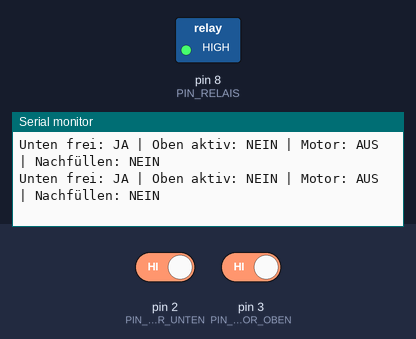
Recording of a sketch running on a simulated Arduino Nano, built with avr-gcc and run on an emulated ATmega328P. Parts: switched loads named in the sketch (green lamp = pin HIGH), the last lines printed to the serial monitor. The test bench sets the inputs (shaded band); at power-on: pin 2 (PIN_SENSOR_UNTEN) HIGH, pin 3 (PIN_SENSOR_OBEN) HIGH.

Above: at 1.8 s.
1.9 s: pin 2 (PIN_SENSOR_UNTEN) driven LOW
At 2.5 s:
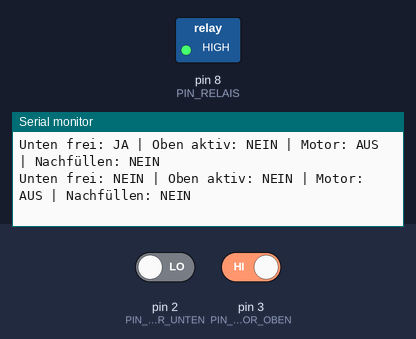
4.0 s: pin 3 (PIN_SENSOR_OBEN) driven LOW
At 4.5 s:
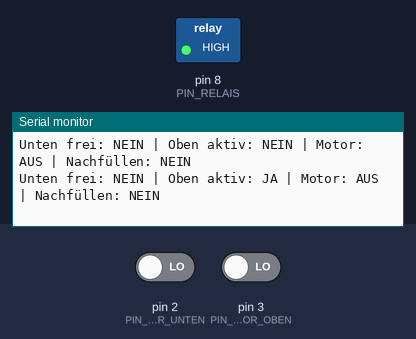
6.0 s: pin 2 (PIN_SENSOR_UNTEN) driven HIGH
At 6.4 s:
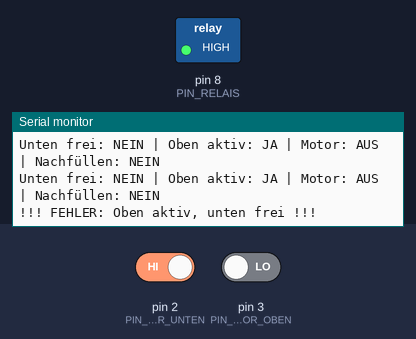

The sketch:

Pelletssteuerung.ino
```cpp
// =======================================
// Pellet-Fass Steuerung (korrigierte Logik)
// Arduino Nano
// =======================================

const byte PIN_SENSOR_UNTEN = 2;   // unterer Sensor
const byte PIN_SENSOR_OBEN  = 3;   // oberer Sensor
const byte PIN_RELAIS       = 8;   // Relaismodul (LOW = Motor EIN)

const unsigned long START_DELAY_MS = 5000; // Einschaltverzögerung

bool motorState = false;
bool nachfuellen = false;
unsigned long leerSeit = 0;

void setup() {
  pinMode(PIN_SENSOR_UNTEN, INPUT_PULLUP);
  pinMode(PIN_SENSOR_OBEN,  INPUT_PULLUP);
  pinMode(PIN_RELAIS, OUTPUT);

  digitalWrite(PIN_RELAIS, HIGH); // Motor AUS

  Serial.begin(9600);
  Serial.println("=== Pelletsteuerung gestartet ===");
}

void loop() {
  // ===== Sensoren lesen =====
  bool untenFrei = (digitalRead(PIN_SENSOR_UNTEN) == HIGH); // leer
  bool obenAktiv = (digitalRead(PIN_SENSOR_OBEN)  == LOW);  // voll

  // ===== FEHLERFALL =====
  if (obenAktiv && untenFrei) {
    motorState = false;
    nachfuellen = false;
    leerSeit = 0;

    digitalWrite(PIN_RELAIS, HIGH); // Motor AUS

    Serial.println("!!! FEHLER: Oben aktiv, unten frei !!!");
    delay(500);
    return; // <<< WICHTIG: alles sperren
  }

  // ===== ZUSTANDSMASCHINE =====
  if (nachfuellen) {
    // Motor läuft
    if (obenAktiv) {
      motorState = false;
      nachfuellen = false;
      leerSeit = 0;
    }
  }
  else {
    // Motor AUS
    if (untenFrei && !obenAktiv) {
      if (leerSeit == 0) {
        leerSeit = millis();
      }
      else if (millis() - leerSeit >= START_DELAY_MS) {
        motorState = true;
        nachfuellen = true;
      }
    }
    else {
      motorState = false;
      leerSeit = 0;
    }
  }

  // ===== Relais schalten =====
  digitalWrite(PIN_RELAIS, motorState ? LOW : HIGH);

  // ===== Serieller Monitor =====
  Serial.print("Unten frei: ");
  Serial.print(untenFrei ? "JA" : "NEIN");
  Serial.print(" | Oben aktiv: ");
  Serial.print(obenAktiv ? "JA" : "NEIN");
  Serial.print(" | Motor: ");
  Serial.print(motorState ? "EIN" : "AUS");
  Serial.print(" | Nachfüllen: ");
  Serial.println(nachfuellen ? "JA" : "NEIN");

  delay(500);
}
```

Measured:
- after the input at 1.9 s, the serial monitor: prints a new line after 0.15 s (image 1)
- after the input at 4.0 s, the serial monitor: prints a new line after 0.07 s (image 2)
- after the input at 6.0 s, the serial monitor: prints a new line after 0.08 s (image 3)
